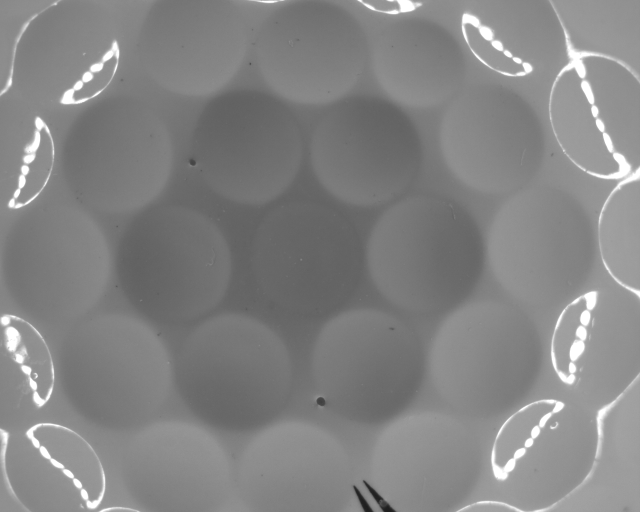
%> input picture 灌凹N.bmp, 1280 x 1024 px (shown at 1/2 size)
$ octave GolfDefect.m   (GNU Octave 9; MATLAB toolbox functions it lacks are replaced by stand-ins)
%> lines starting %> are read from the running program, lines starting %| are printed output that depends on the picture; in (x1, y1, x2, y2) boxes, pixels count from 0 and x2, y2 are one past the last pixel; in counts of white or black regions, pixels touching at a corner belong together; the program's own positions count from 1
close all;clear all;clc;
%% Initialize
% [4 lines of commented-out code are left out]
x=imread('灌凹N.bmp');
%> x is the input picture: size 1024x1280 uint8; min 28, max 255, mean 132.2
% x=imread('腳架痕P.bmp');
range=325;
x_ROI=x(457-range:457+range,611-range:611+range);
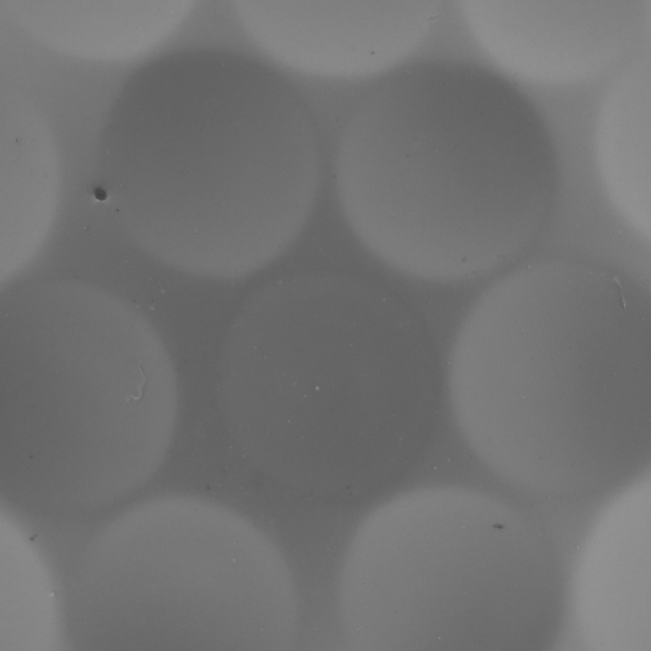
%> x_ROI: size 651x651 uint8; min 68, max 147, mean 114.6
%% Compute
h_gaussian=fspecial('gaussian',[11 11],3);
y_gaussian=conv2(x_ROI,h_gaussian);
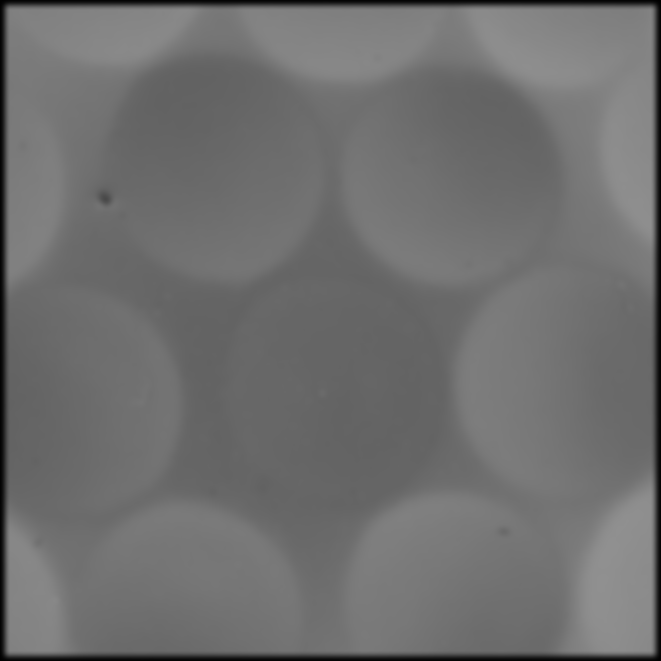
%> y_gaussian: size 661x661 double; min 0.157, max 144.9, mean 111.2
y_g_sobel=edge(y_gaussian,'sobel',125/255);
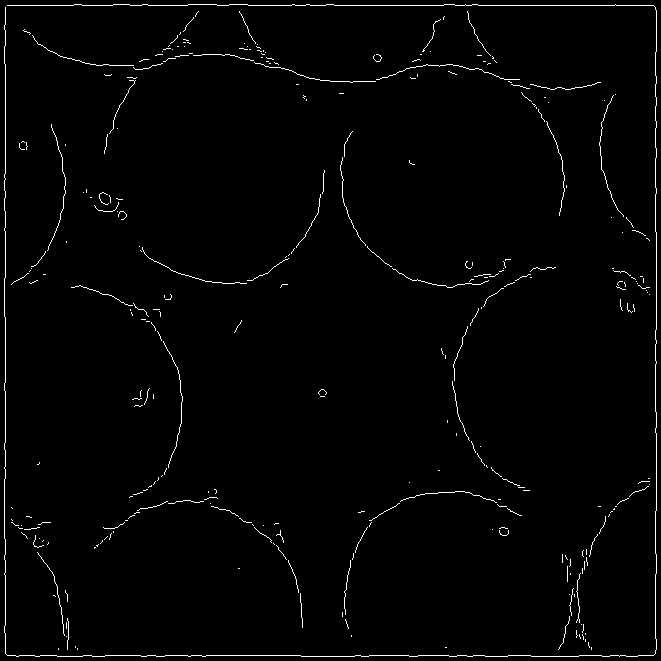
%> y_g_sobel: size 661x661 logical; 1.6% white in thin lines or dots
se=strel('rectangle',[3,3]);
y_g_s_dilation=imdilate(y_g_sobel,se);
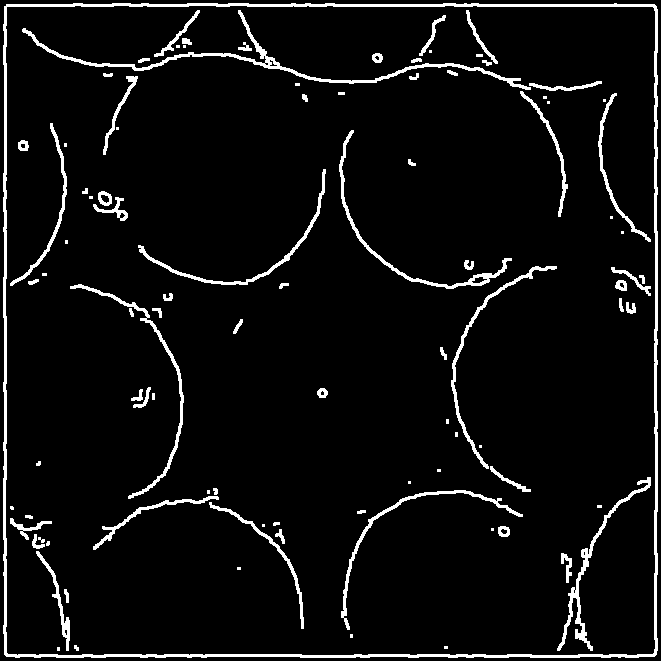
%> y_g_s_dilation: size 661x661 logical; 5.6% white; 96 white regions (29 under 20 px), largest, box (x1, y1, x2, y2) and area: (3, 3, 658, 658) 8015, (22, 10, 531, 90) 2166, (557, 477, 651, 651) 1165
bw3=bwmorph(y_g_s_dilation,'skel',Inf);
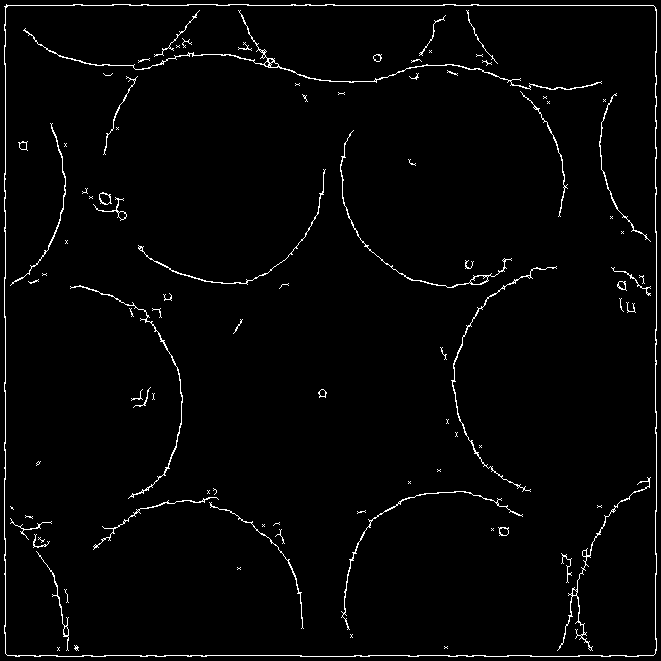
%> bw3: size 661x661 logical; 2.1% white in thin lines or dots
[y_labeling,N]=bwlabel(bw3,8);
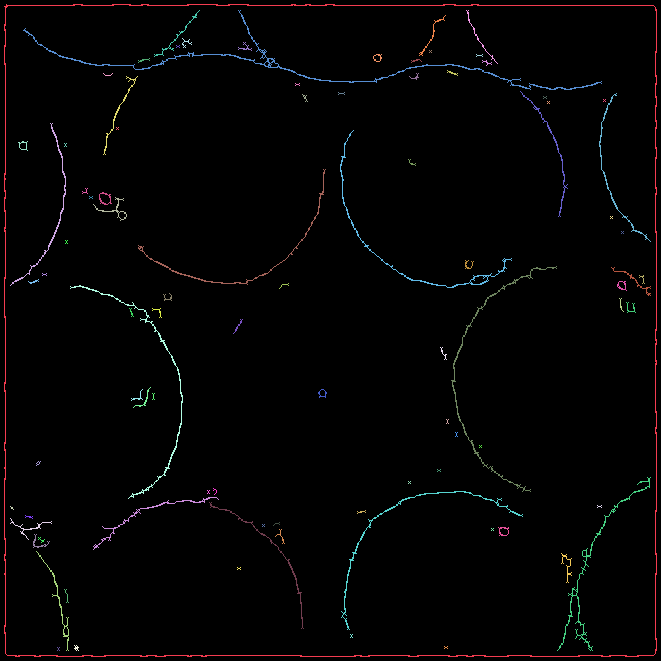
%> y_labeling: size 661x661 double; 93 distinct labels, from 0 to 92; one colour per label, 0 black
%> N = 92

% [6 lines of commented-out code are left out]
%% Plot
figure('Name','original');
imshow(x_ROI);
% figure('Name','g s');
% imshow(y_gaussian);
figure('Name','g s');
imshow(y_g_sobel);
figure('Name','dilation');
imshow(y_g_s_dilation);
figure('Name','Skeleton');
imshow(bw3);
% [10 lines of commented-out code are left out]
%% Check
% figure('Name','check');
% meshz(y_gaussian);

$ run again, with yellowPoint.jpg saved as 灌凹N.bmp
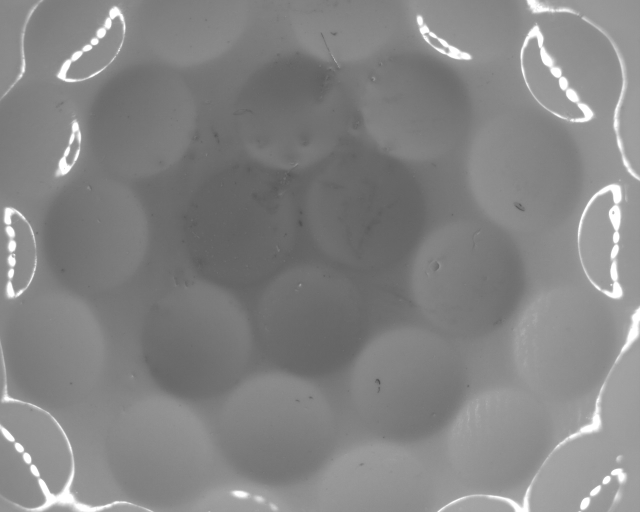
%> input picture yellowPoint.jpg, 1280 x 1024 px (shown at 1/2 size)
%> x is the input picture: size 1024x1280x3 uint8; min 73, max 255, mean 132.4
%> `y_g_sobel=edge(y_gaussian,'sobel',125/255);`:
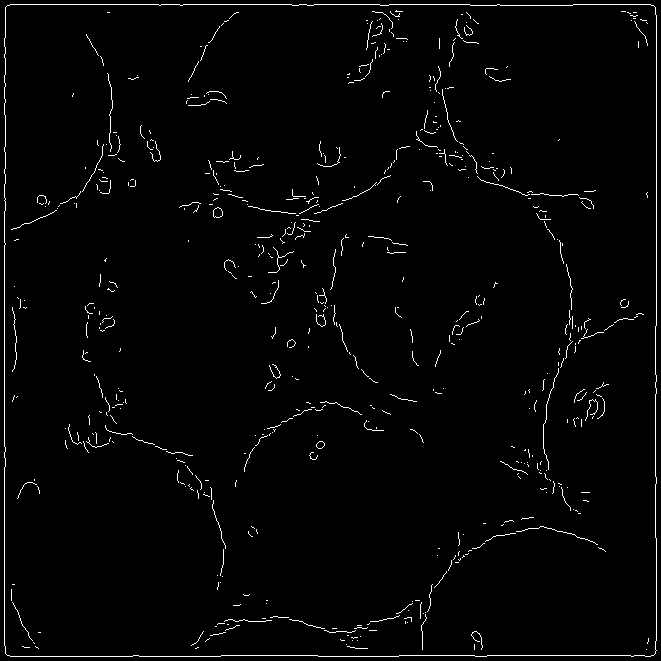
%> y_g_sobel: size 661x661 logical; 1.9% white in thin lines or dots
%> y_g_s_dilation: size 661x661 logical; 7.1% white; 204 white regions (43 under 20 px), largest, box (x1, y1, x2, y2) and area: (3, 3, 658, 658) 7922, (214, 525, 607, 651) 2019, (532, 205, 645, 495) 1755
%> bw3: size 661x661 logical; 2.7% white in thin lines or dots
%> `[y_labeling,N]=bwlabel(bw3,8);`:
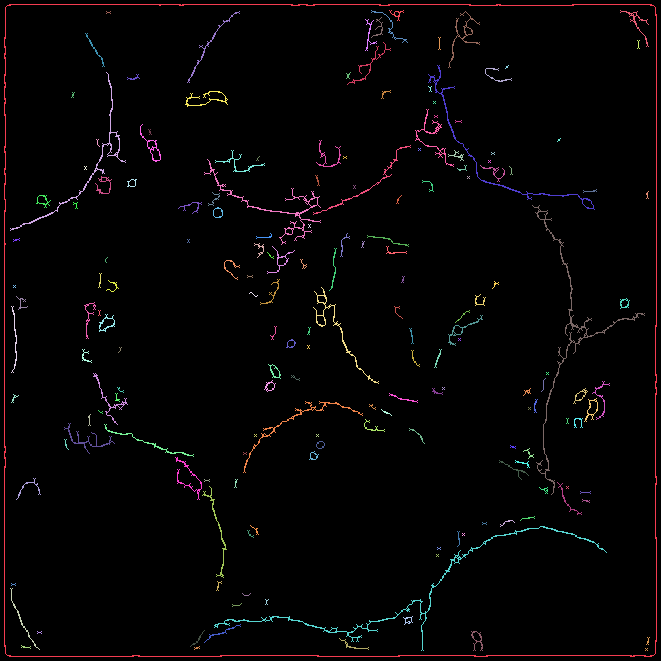
%> y_labeling: size 661x661 double; 180 distinct labels, from 0 to 179; one colour per label, 0 black
%> N = 179

$ run again, with 2.bmp copied over 灌凹N.bmp
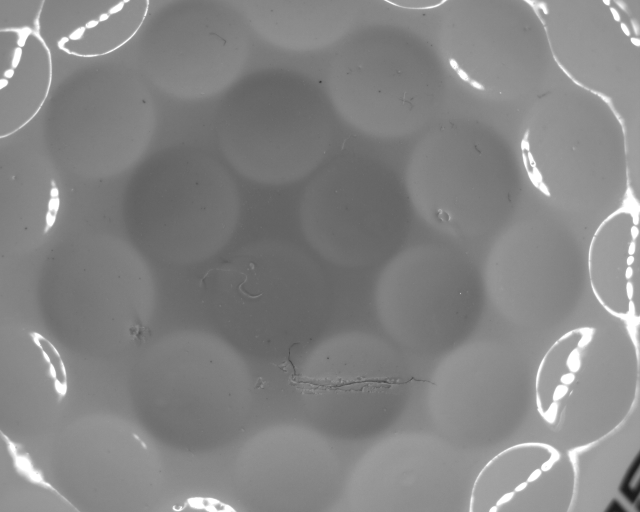
%> input picture 2.bmp, 1280 x 1024 px (shown at 1/2 size)
%> x is the input picture: size 1024x1280 uint8; min 24, max 255, mean 132.6
%> `y_g_sobel=edge(y_gaussian,'sobel',125/255);`:
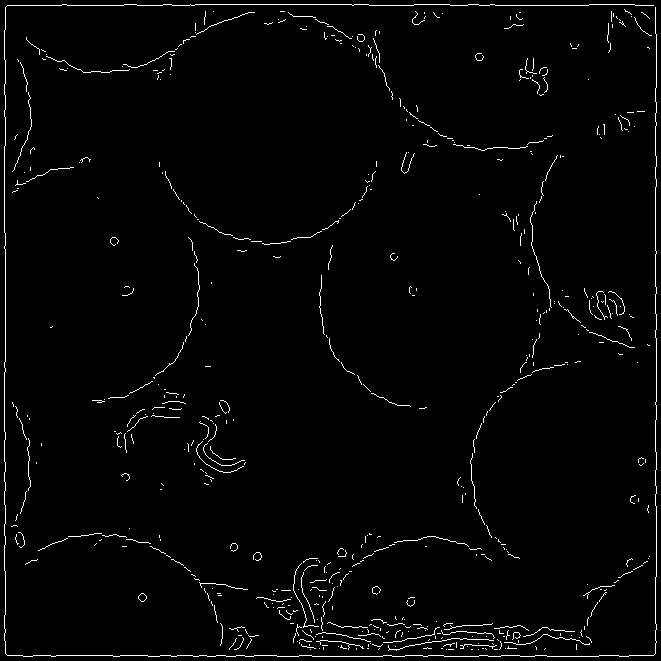
%> y_g_sobel: size 661x661 logical; 2% white in thin lines or dots
%> y_g_s_dilation: size 661x661 logical; 7.5% white; 186 white regions (54 under 20 px), largest, box (x1, y1, x2, y2) and area: (3, 3, 658, 658) 8017, (280, 555, 651, 652) 4913, (25, 11, 256, 74) 1116
%> bw3: size 661x661 logical; 3% white in thin lines or dots
%> `[y_labeling,N]=bwlabel(bw3,8);`:
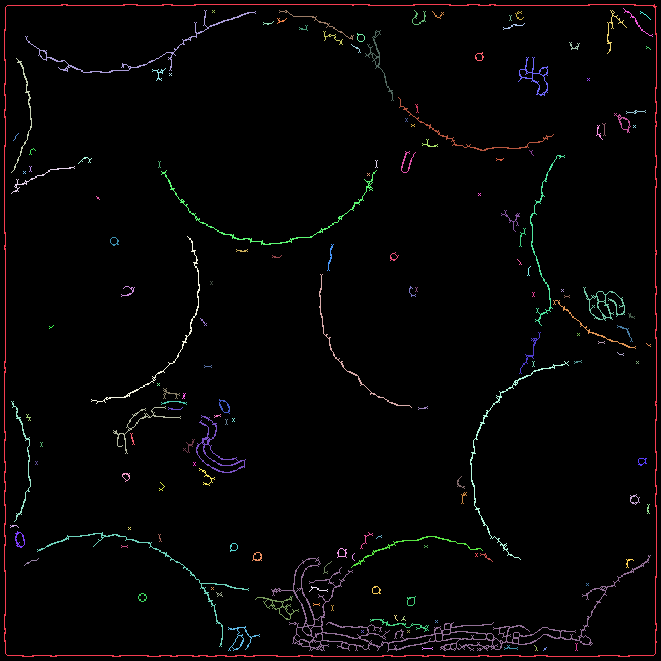
%> y_labeling: size 661x661 double; 157 distinct labels, from 0 to 156; one colour per label, 0 black
%> N = 156

$ run again, with ClampTrail.jpg saved as 灌凹N.bmp
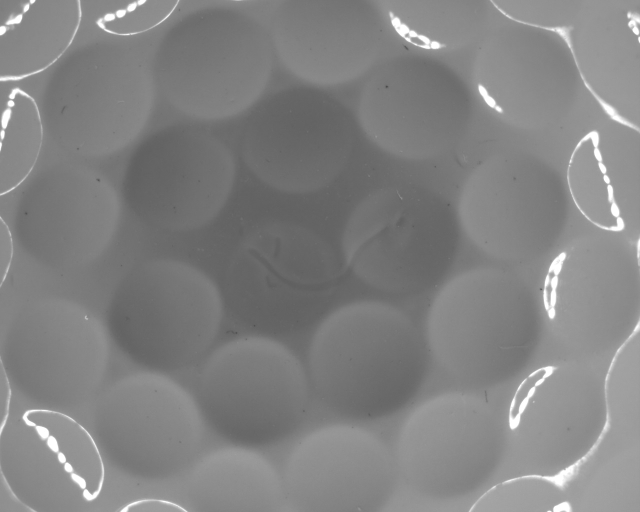
%> input picture ClampTrail.jpg, 1280 x 1024 px (shown at 1/2 size)
%> x is the input picture: size 1024x1280x3 uint8; min 67, max 255, mean 130.8
%> `y_g_sobel=edge(y_gaussian,'sobel',125/255);`:
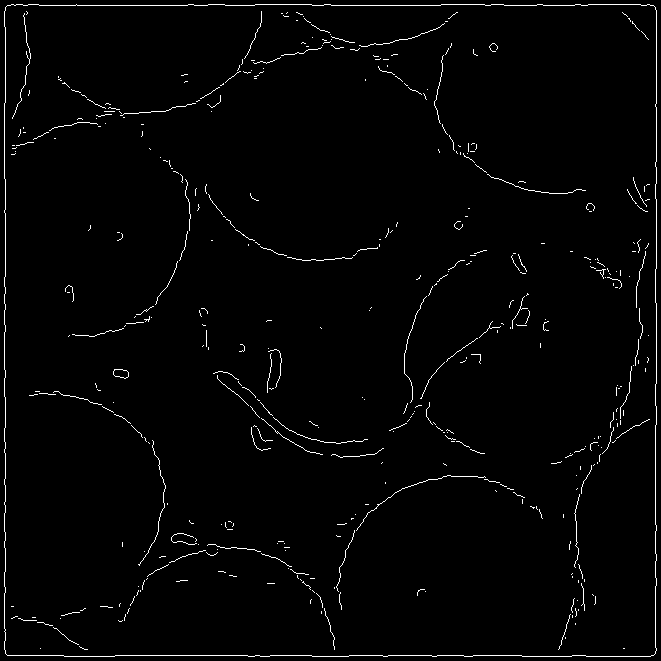
%> y_g_sobel: size 661x661 logical; 1.8% white in thin lines or dots
%> y_g_s_dilation: size 661x661 logical; 6.5% white; 149 white regions (42 under 20 px), largest, box (x1, y1, x2, y2) and area: (3, 3, 658, 658) 7994, (573, 242, 651, 612) 1671, (117, 543, 336, 651) 1214
%> bw3: size 661x661 logical; 2.5% white in thin lines or dots
%> `[y_labeling,N]=bwlabel(bw3,8);`:
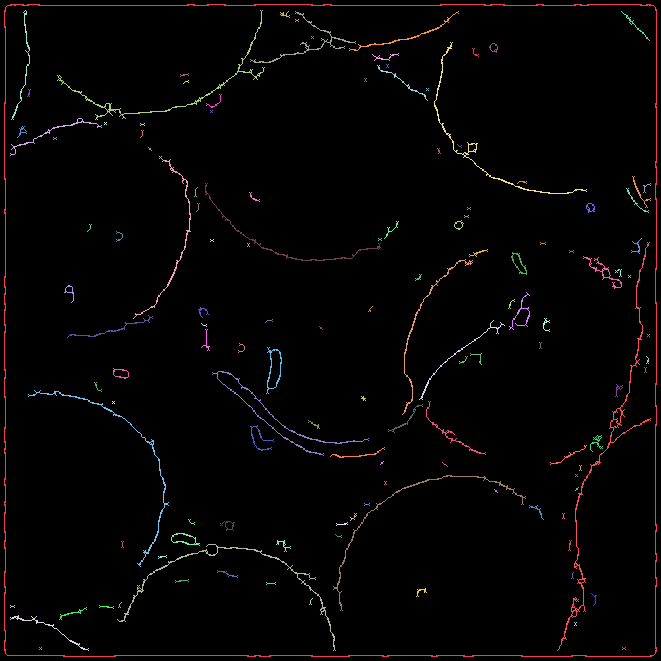
%> y_labeling: size 661x661 double; 133 distinct labels, from 0 to 132; one colour per label, 0 black
%> N = 132
